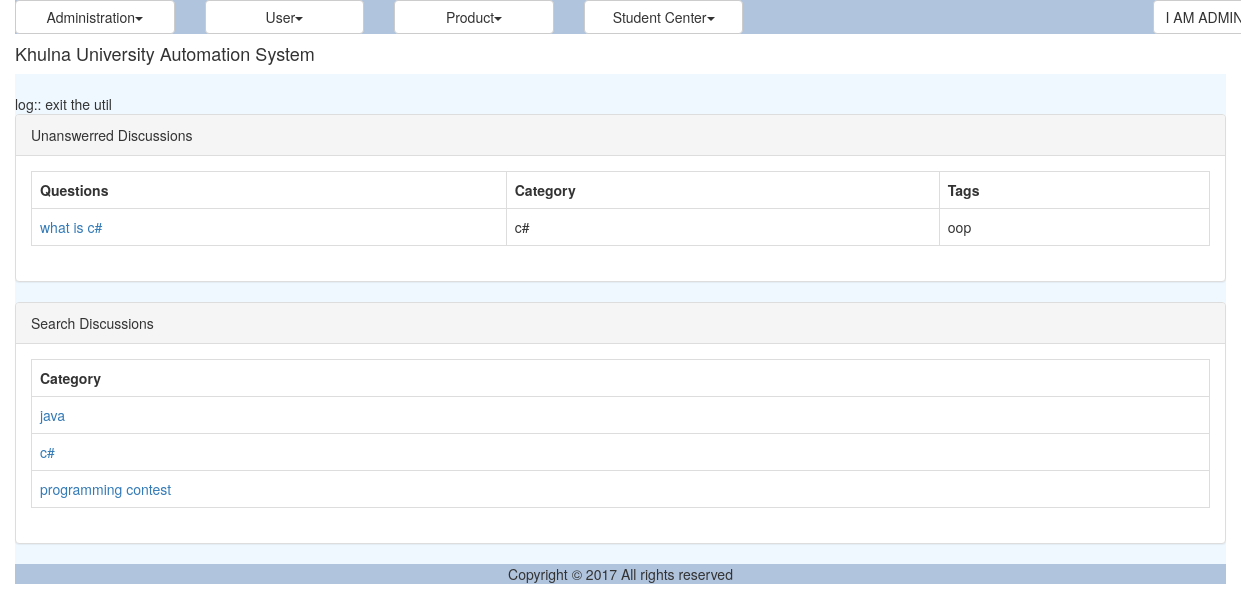
Screenshot of /discussion_unanswered.php (signed in) with the database file from the repository.
### tables this page shows
CREATE TABLE `tbl_discussion` (
  `ID` varchar(40) NOT NULL,
  `Title` varchar(150) NOT NULL,
  `CategoryID` varchar(40) NOT NULL,
  `Description` varchar(300) NOT NULL,
  `Tag` varchar(200) NOT NULL,
  `CreationDate` datetime NOT NULL,
  `CreatorID` varchar(40) NOT NULL
);

CREATE TABLE `tbl_discussion_category` (
  `ID` varchar(40) NOT NULL,
  `Name` varchar(40) NOT NULL
);

### modules/forum/ui/blade/view.unanswered.blade.php (called while the page is built, shortened)
<?php
include_once './util/class.util.php';
include_once '/../../bao/class.unansweredbao.php';
$_UnansweredBAO = new UnansweredBAO();
?>

### modules/forum/bao/class.unansweredbao.php (called while the page is built, shortened)
<?php
include_once './util/class.util.php';
include_once '/../dao/class.unanswereddao.php';
Class UnansweredBAO{
	private $_UnansweredDAO;
	function UnansweredBAO(){
		$this->_UnansweredDAO = new UnansweredDAO();
	}
	public function getAllDiscussions(){
		$Result = $this->_UnansweredDAO->getAllDiscussions();
		return $Result;
	}
	public function getAllDiscussionCategorys(){
		$Result = $this->_UnansweredDAO->getAllDiscussionCategorys();
		return $Result;
	}
	public function getNameFromCatagoryID($Discussion){
		$Result = $this->_UnansweredDAO->getNameFromCatagoryID($Discussion);
		return $Result;
	}
}
?>

### modules/forum/dao/class.unanswereddao.php (called while the page is built, shortened)
<?php
include_once './common/class.common.php';
include_once './common/class.common.forum.php';
include_once './util/class.util.php';
Class UnansweredDAO{
	private $_DB;
	function UnansweredDAO(){
		$this->_DB = DBUtil::getInstance();
	}
	public function getAllDiscussions(){
		$DiscussionList = array();
		$this->_DB->doQuery("SELECT * FROM tbl_discussion WHERE ID NOT IN (SELECT DiscussionID FROM tbl_discussion_comment)");
		$rows = $this->_DB->getAllRows();
		for($i = 0; $i < sizeof($rows); $i++) {
			$row = $rows[$i];
			$this->_Discussion = new Discussion();
		    $this->_Discussion->setID ( $row['ID']);
		    $this->_Discussion->setName( $row['Title'] );
		    $this->_Discussion->setCategory( $row['CategoryID'] );
		    $this->_Discussion->setDescription( $row['Description'] );
		    $this->_Discussion->setTag( $row['Tag'] );
		    $this->_Discussion->setCreationDate( $row['CreationDate'] );
		    $this->_Discussion->setCreator( $row['CreatorID'] );
		    $DiscussionList[]=$this->_Discussion;
		}
		$Result = new Result();
		$Result->setIsSuccess(1);
		$Result->setResultObject($DiscussionList);
		return $Result;
	}
	public function getAllDiscussionCategorys(){
		$DiscussionCategoryList = array();
		$this->_DB->doQuery("SELECT * FROM tbl_discussion_category");
		$rows = $this->_DB->getAllRows();
		for($i = 0; $i < sizeof($rows); $i++) {
			$row = $rows[$i];
			$this->_DiscussionCategory = new DiscussionCategory();
		    $this->_DiscussionCategory->setID ( $row['ID']);
		    $this->_DiscussionCategory->setName( $row['Name'] );
		    $DiscussionCategoryList[]=$this->_DiscussionCategory;
		}
		$Result = new Result();
		$Result->setIsSuccess(1);
		$Result->setResultObject($DiscussionCategoryList);
		return $Result;
	}
	public function getNameFromCatagoryID($CatagoryID){
		$SQL = "SELECT * FROM tbl_discussion_category
				WHERE ID='".$CatagoryID."'";
		$SQL = $this->_DB->doQuery($SQL);
		$row = $this->_DB->getTopRow();
		$this->_DiscussionCategory = new DiscussionCategory();
		$this->_DiscussionCategory->setID ( $row['ID']);
		$this->_DiscussionCategory->setName( $row['Name'] );
	 	$Result = new Result();
		$Result->setIsSuccess(1);
		$Result->setResultObject($this->_DiscussionCategory);
		return $Result;
	}
}
?>

### common/class.common.php (called while the page is built, shortened)
<?php
class Result{
    private $_IsSuccess=0;
    private $_ResultObject;
    public function setIsSuccess($IsSuccess){
        $this->_IsSuccess = $IsSuccess;
    }
    public function getIsSuccess(){
        return $this->_IsSuccess;
    }
    public function setResultObject($ResultObject){
        $this->_ResultObject = $ResultObject;
    }
    public function getResultObject(){
        return $this->_ResultObject;
    }
}
?>

### common/class.common.forum.php (called while the page is built, shortened)
<?php
class DiscussionCategory{
    private $_ID;
    private $_name;
    public function setID ( $ID ) {
        $this->_ID = $ID;
    }
    public function getID () {
        return $this->_ID;
    }
    public function setName ($Name){
        $this->_name = $Name;
    }
    public function getName(){
        return $this->_name;
    }
}
class Discussion{
    private $_ID;
    private $_Name;
    private $_Category;
    private $_Tag;
    public function setID ( $ID ) {
        $this->_ID = $ID;
    }
    public function getID () {
        return $this->_ID;
    }
    public function setName ( $Name ) {
        $this->_Name = $Name;
    }
    public function getName () {
        return $this->_Name;
    }
    public function setCategory ( $Category ) {
        $this->_Category = $Category;
    }
    public function getCategory () {
        return $this->_Category;
    }
    public function setTag( $Tag ) {
        $this->_Tag = $Tag;
    }
    public function getTag() {
        return $this->_Tag;
    }
}
?>

### modules/forum/ui/view.unanswered.php (the view)
<?php
include_once 'blade/view.unanswered.blade.php';
include_once './common/class.common.php';
?>
<div class="panel panel-default">
    <div class="panel-heading">Unanswerred Discussions</div>
    <div class="panel-body">
	<table class="table table-bordered">
	<?php
	$Result = $_UnansweredBAO->getAllDiscussions();
	if($Result->getIsSuccess()){
		$DiscussionList = $Result->getResultObject();
	?>
		<tr>
			<th>Questions</th>
			<th>Category</th>
			<th>Tags</th>
		</tr>
		<?php
		for($i = 0; $i < sizeof($DiscussionList); $i++) {
			$Discussion = $DiscussionList[$i];
			?>
		    <tr>
		    <td><a href="discussion_comment.php?view=<?php echo $Discussion->getID(); ?>" onclick="return ; " >
		    <?php echo $Discussion->getName(); ?></a></td>
			    <td><?php $id = $Discussion->getCategory();
			    	$Result2 = $_UnansweredBAO->getNameFromCatagoryID($id);
			    	if ($Result2->getIsSuccess()) {
			    		$DiscussionCategory = $Result2->getResultObject();
			    		echo $DiscussionCategory->getName();
			    	}
			    	 ?></td>
			    <td><?php echo $Discussion->getTag(); ?></td>
		    </tr>
	    <?php
		}
	}
	else{
		echo $Result->getResultObject();
	}
	?>
	</table>
	</div>
</div>
<div class="panel panel-default">
    <div class="panel-heading">Search Discussions</div>
    <div class="panel-body">
		<table class="table table-bordered">
			<tr><th>Category</th></tr>
			<tr><?php
				$Result = $_UnansweredBAO->getAllDiscussionCategorys();
				if($Result->getIsSuccess())
				{
					$DiscussionCategorys = $Result->getResultObject();
			        for ($i=0; $i < sizeof($DiscussionCategorys); $i++)
					{
						$DiscussionCategory = $DiscussionCategorys[$i];?>
						<tr><td><a href="search_discussion.php?Category=<?php echo $DiscussionCategory->getID(); ?>" onclick="return; "> <?php echo $DiscussionCategory->getName() ?> </a></td></tr>
					<?php
					}
				}
				?>
			</tr>
		</table>
	</div>
</div>

### resources/css/style.css (style rules this page uses)
table,td { border:solid #e9e9e9 1px; }

### rows the page displays
tbl_discussion: Title "what is c#", tbl_discussion_category.Name "c#", Tag "oop"
tbl_discussion_category: Name "java"
tbl_discussion_category: Name "c#"
tbl_discussion_category: Name "programming contest"

### other values shown
$globalMenu[$i]->getTitle() "Administration User Product Student Center"
$CurrentUser->getFirstName() "I AM"
